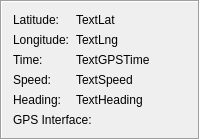
      <widget class="QFrame" name="FrameGPS">
       <property name="frameShape">
        <enum>QFrame::Box</enum>
       </property>
       <property name="frameShadow">
        <enum>QFrame::Sunken</enum>
       </property>
       <layout class="QVBoxLayout" name="vlgps">
        <item>
         <layout class="QFormLayout" name="formLayoutgps1">
          <property name="fieldGrowthPolicy">
           <enum>QFormLayout::AllNonFixedFieldsGrow</enum>
          </property>
          <item row="0" column="0">
           <widget class="QLabel" name="GPSLatL">
            <property name="text">
             <string>Latitude:</string>
            </property>
            <property name="wordWrap">
             <bool>false</bool>
            </property>
           </widget>
          </item>
          <item row="0" column="1">
           <widget class="QLabel" name="GPSLatV">
            <property name="sizePolicy">
             <sizepolicy hsizetype="MinimumExpanding" vsizetype="Minimum">
              <horstretch>0</horstretch>
              <verstretch>0</verstretch>
             </sizepolicy>
            </property>
            <property name="text">
             <string>TextLat</string>
            </property>
            <property name="wordWrap">
             <bool>false</bool>
            </property>
           </widget>
          </item>
          <item row="1" column="0">
           <widget class="QLabel" name="GPSLngL">
            <property name="text">
             <string>Longitude:</string>
            </property>
            <property name="wordWrap">
             <bool>false</bool>
            </property>
           </widget>
          </item>
          <item row="1" column="1">
           <widget class="QLabel" name="GPSLngV">
            <property name="sizePolicy">
             <sizepolicy hsizetype="MinimumExpanding" vsizetype="Minimum">
              <horstretch>0</horstretch>
              <verstretch>0</verstretch>
             </sizepolicy>
            </property>
            <property name="text">
             <string>TextLng</string>
            </property>
            <property name="wordWrap">
             <bool>false</bool>
            </property>
           </widget>
          </item>
          <item row="2" column="0">
           <widget class="QLabel" name="GPSTimeDateL">
            <property name="text">
             <string>Time:</string>
            </property>
            <property name="wordWrap">
             <bool>false</bool>
            </property>
           </widget>
          </item>
          <item row="2" column="1">
           <widget class="QLabel" name="GPSSpeedV">
            <property name="sizePolicy">
             <sizepolicy hsizetype="MinimumExpanding" vsizetype="Minimum">
              <horstretch>0</horstretch>
              <verstretch>0</verstretch>
             </sizepolicy>
            </property>
            <property name="text">
             <string>TextGPSTime</string>
            </property>
            <property name="wordWrap">
             <bool>false</bool>
            </property>
           </widget>
          </item>
          <item row="3" column="0">
           <widget class="QLabel" name="GPSSpeedL">
            <property name="text">
             <string>Speed:</string>
            </property>
            <property name="wordWrap">
             <bool>false</bool>
            </property>
           </widget>
          </item>
          <item row="3" column="1">
           <widget class="QLabel" name="GPSTimeDateV">
            <property name="sizePolicy">
             <sizepolicy hsizetype="MinimumExpanding" vsizetype="Minimum">
              <horstretch>0</horstretch>
              <verstretch>0</verstretch>
             </sizepolicy>
            </property>
            <property name="text">
             <string>TextSpeed</string>
            </property>
            <property name="wordWrap">
             <bool>false</bool>
            </property>
           </widget>
          </item>
          <item row="4" column="0">
           <widget class="QLabel" name="GPSHeadingL">
            <property name="text">
             <string>Heading:</string>
            </property>
            <property name="wordWrap">
             <bool>false</bool>
            </property>
           </widget>
          </item>
          <item row="4" column="1">
           <widget class="QLabel" name="GPSHeadingV">
            <property name="sizePolicy">
             <sizepolicy hsizetype="MinimumExpanding" vsizetype="Minimum">
              <horstretch>0</horstretch>
              <verstretch>0</verstretch>
             </sizepolicy>
            </property>
            <property name="text">
             <string>TextHeading</string>
            </property>
            <property name="wordWrap">
             <bool>false</bool>
            </property>
           </widget>
          </item>
         </layout>
        </item>
        <item>
         <layout class="QFormLayout" name="formLayoutgps2">
          <property name="fieldGrowthPolicy">
           <enum>QFormLayout::AllNonFixedFieldsGrow</enum>
          </property>
          <item row="0" column="0">
           <widget class="QLabel" name="TextLabel1">
            <property name="text">
             <string>GPS Interface:</string>
            </property>
            <property name="wordWrap">
             <bool>false</bool>
            </property>
           </widget>
          </item>
          <item row="0" column="1">
           <widget class="CMultColorLED" name="LEDGPS" native="true">
            <property name="sizePolicy">
             <sizepolicy hsizetype="Minimum" vsizetype="Preferred">
              <horstretch>0</horstretch>
              <verstretch>0</verstretch>
             </sizepolicy>
            </property>
           </widget>
          </item>
         </layout>
        </item>
       </layout>
      </widget>
